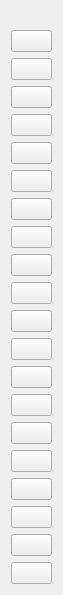
<?xml version="1.0" encoding="UTF-8"?>
<ui version="4.0">
 <class>ToolForm</class>
 <widget class="QWidget" name="ToolForm">
  <property name="geometry">
   <rect>
    <x>0</x>
    <y>0</y>
    <width>63</width>
    <height>537</height>
   </rect>
  </property>
  <property name="windowTitle">
   <string>Tool</string>
  </property>
  <property name="styleSheet">
   <string notr="true"/>
  </property>
  <layout class="QVBoxLayout" name="verticalLayout">
   <property name="topMargin">
    <number>30</number>
   </property>
   <item>
    <widget class="QPushButton" name="groupControlBtn">
     <property name="toolTip">
      <string>group control</string>
     </property>
     <property name="text">
      <string/>
     </property>
    </widget>
   </item>
   <item>
    <widget class="QPushButton" name="fullScreenBtn">
     <property name="toolTip">
      <string>full screen (Ctrl+F)</string>
     </property>
     <property name="text">
      <string/>
     </property>
    </widget>
   </item>
   <item>
    <spacer name="verticalSpacer">
     <property name="orientation">
      <enum>Qt::Vertical</enum>
     </property>
     <property name="sizeHint" stdset="0">
      <size>
       <width>20</width>
       <height>40</height>
      </size>
     </property>
    </spacer>
   </item>
   <item>
    <widget class="QPushButton" name="expandNotifyBtn">
     <property name="toolTip">
      <string>expand notify (Ctrl+N)</string>
     </property>
     <property name="text">
      <string/>
     </property>
    </widget>
   </item>
   <item>
    <widget class="QPushButton" name="expandSettingsBtn">
     <property name="toolTip">
      <string>expand settings panel (Ctrl+Alt+N)</string>
     </property>
     <property name="text">
      <string/>
     </property>
    </widget>
   </item>
   <item>
    <widget class="QPushButton" name="rotateBtn">
     <property name="toolTip">
      <string>rotate device (Ctrl+R)</string>
     </property>
     <property name="text">
      <string/>
     </property>
    </widget>
   </item>
   <item>
    <widget class="QPushButton" name="touchBtn">
     <property name="toolTip">
      <string>touch switch</string>
     </property>
     <property name="text">
      <string/>
     </property>
    </widget>
   </item>
   <item>
    <widget class="QPushButton" name="openScreenBtn">
     <property name="toolTip">
      <string>open screen</string>
     </property>
     <property name="text">
      <string/>
     </property>
    </widget>
   </item>
   <item>
    <widget class="QPushButton" name="closeScreenBtn">
     <property name="toolTip">
      <string>close screen (Ctrl+O)</string>
     </property>
     <property name="text">
      <string/>
     </property>
    </widget>
   </item>
   <item>
    <widget class="QPushButton" name="powerBtn">
     <property name="toolTip">
      <string>power (Ctrl+P)</string>
     </property>
     <property name="text">
      <string/>
     </property>
    </widget>
   </item>
   <item>
    <widget class="QPushButton" name="volumeUpBtn">
     <property name="toolTip">
      <string>volume up (Ctrl+Up)</string>
     </property>
     <property name="text">
      <string/>
     </property>
    </widget>
   </item>
   <item>
    <widget class="QPushButton" name="volumeDownBtn">
     <property name="toolTip">
      <string>volume down (Ctrl+Down)</string>
     </property>
     <property name="text">
      <string/>
     </property>
    </widget>
   </item>
   <item>
    <widget class="QPushButton" name="appSwitchBtn">
     <property name="toolTip">
      <string>app switch (Ctrl+S)</string>
     </property>
     <property name="text">
      <string/>
     </property>
    </widget>
   </item>
   <item>
    <widget class="QPushButton" name="menuBtn">
     <property name="toolTip">
      <string>menu (Ctrl+M)</string>
     </property>
     <property name="text">
      <string/>
     </property>
    </widget>
   </item>
   <item>
    <widget class="QPushButton" name="homeBtn">
     <property name="toolTip">
      <string>home (Ctrl+H)</string>
     </property>
     <property name="text">
      <string/>
     </property>
    </widget>
   </item>
   <item>
    <widget class="QPushButton" name="returnBtn">
     <property name="toolTip">
      <string>return (Ctrl+B)</string>
     </property>
     <property name="text">
      <string/>
     </property>
    </widget>
   </item>
   <item>
    <widget class="QPushButton" name="screenShotBtn">
     <property name="toolTip">
      <string>screen shot</string>
     </property>
     <property name="text">
      <string/>
     </property>
    </widget>
   </item>
   <item>
    <widget class="QPushButton" name="cameraTorchBtn">
     <property name="toolTip">
      <string>torch</string>
     </property>
     <property name="text">
      <string/>
     </property>
    </widget>
   </item>
   <item>
    <widget class="QPushButton" name="cameraZoomOutBtn">
     <property name="toolTip">
      <string>zoom out</string>
     </property>
     <property name="text">
      <string/>
     </property>
    </widget>
   </item>
   <item>
    <widget class="QPushButton" name="cameraZoomInBtn">
     <property name="toolTip">
      <string>zoom in</string>
     </property>
     <property name="text">
      <string/>
     </property>
    </widget>
   </item>
   <item>
    <widget class="QPushButton" name="clipboardBtn">
     <property name="toolTip">
      <string>copy clipboard text</string>
     </property>
     <property name="text">
      <string/>
     </property>
    </widget>
    </item>
  </layout>
 </widget>
 <resources/>
 <connections/>
</ui>
